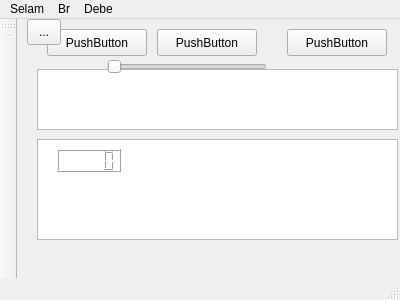
<?xml version="1.0" encoding="UTF-8"?>
<ui version="4.0">
 <class>MainWindow</class>
 <widget class="QMainWindow" name="MainWindow">
  <property name="geometry">
   <rect>
    <x>0</x>
    <y>0</y>
    <width>400</width>
    <height>300</height>
   </rect>
  </property>
  <property name="windowTitle">
   <string>MainWindow</string>
  </property>
  <widget class="QWidget" name="centralWidget">
   <widget class="QPushButton" name="pushButton">
    <property name="geometry">
     <rect>
      <x>30</x>
      <y>10</y>
      <width>100</width>
      <height>27</height>
     </rect>
    </property>
    <property name="text">
     <string>PushButton</string>
    </property>
   </widget>
   <widget class="QPushButton" name="pushButton_2">
    <property name="geometry">
     <rect>
      <x>140</x>
      <y>10</y>
      <width>100</width>
      <height>27</height>
     </rect>
    </property>
    <property name="text">
     <string>PushButton</string>
    </property>
   </widget>
   <widget class="QPushButton" name="pushButton_3">
    <property name="geometry">
     <rect>
      <x>270</x>
      <y>10</y>
      <width>100</width>
      <height>27</height>
     </rect>
    </property>
    <property name="text">
     <string>PushButton</string>
    </property>
   </widget>
   <widget class="QGraphicsView" name="graphicsView">
    <property name="geometry">
     <rect>
      <x>20</x>
      <y>120</y>
      <width>361</width>
      <height>101</height>
     </rect>
    </property>
   </widget>
   <widget class="QTextEdit" name="textEdit">
    <property name="geometry">
     <rect>
      <x>20</x>
      <y>50</y>
      <width>361</width>
      <height>61</height>
     </rect>
    </property>
   </widget>
   <widget class="QToolButton" name="toolButton">
    <property name="geometry">
     <rect>
      <x>10</x>
      <y>0</y>
      <width>34</width>
      <height>26</height>
     </rect>
    </property>
    <property name="text">
     <string>...</string>
    </property>
   </widget>
   <widget class="QSlider" name="horizontalSlider">
    <property name="geometry">
     <rect>
      <x>90</x>
      <y>40</y>
      <width>160</width>
      <height>16</height>
     </rect>
    </property>
    <property name="orientation">
     <enum>Qt::Horizontal</enum>
    </property>
   </widget>
   <widget class="QLCDNumber" name="lcdNumber">
    <property name="geometry">
     <rect>
      <x>40</x>
      <y>130</y>
      <width>64</width>
      <height>23</height>
     </rect>
    </property>
   </widget>
  </widget>
  <widget class="QMenuBar" name="menuBar">
   <property name="geometry">
    <rect>
     <x>0</x>
     <y>0</y>
     <width>400</width>
     <height>24</height>
    </rect>
   </property>
   <widget class="QMenu" name="menuSelam">
    <property name="title">
     <string>Selam</string>
    </property>
    <addaction name="separator"/>
    <addaction name="actionBirinci"/>
    <addaction name="action_kinci"/>
    <addaction name="action_nc"/>
    <addaction name="separator"/>
   </widget>
   <widget class="QMenu" name="menuBr">
    <property name="title">
     <string>Br</string>
    </property>
    <addaction name="action1"/>
    <addaction name="action2"/>
    <addaction name="action3"/>
   </widget>
   <widget class="QMenu" name="menuDebe">
    <property name="title">
     <string>Debe</string>
    </property>
    <addaction name="action1_2"/>
    <addaction name="action2_2"/>
    <addaction name="action3_2"/>
   </widget>
   <addaction name="menuSelam"/>
   <addaction name="menuBr"/>
   <addaction name="menuDebe"/>
  </widget>
  <widget class="QToolBar" name="mainToolBar">
   <attribute name="toolBarArea">
    <enum>LeftToolBarArea</enum>
   </attribute>
   <attribute name="toolBarBreak">
    <bool>true</bool>
   </attribute>
   <addaction name="separator"/>
  </widget>
  <widget class="QStatusBar" name="statusBar"/>
  <action name="actionBirinci">
   <property name="text">
    <string>Birinci</string>
   </property>
  </action>
  <action name="action_kinci">
   <property name="text">
    <string>İkinci</string>
   </property>
  </action>
  <action name="action_nc">
   <property name="text">
    <string>Üçüncü</string>
   </property>
  </action>
  <action name="action1">
   <property name="text">
    <string>1</string>
   </property>
  </action>
  <action name="action2">
   <property name="text">
    <string>2</string>
   </property>
  </action>
  <action name="action3">
   <property name="text">
    <string>3</string>
   </property>
  </action>
  <action name="action1_2">
   <property name="text">
    <string>1</string>
   </property>
  </action>
  <action name="action2_2">
   <property name="text">
    <string>2</string>
   </property>
  </action>
  <action name="action3_2">
   <property name="text">
    <string>3</string>
   </property>
  </action>
 </widget>
 <layoutdefault spacing="6" margin="11"/>
 <resources/>
 <connections/>
</ui>
